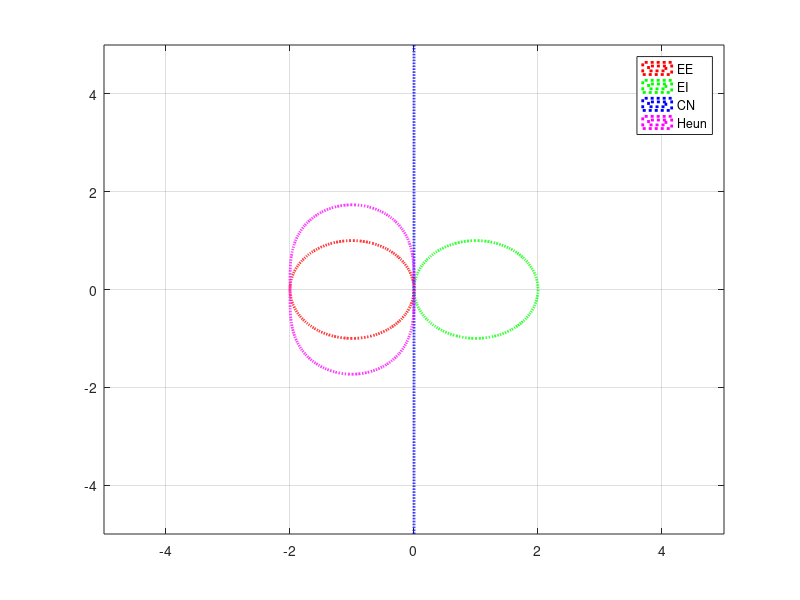

Write the MATLAB code that produced this figure.
%% Esercizio 1

clc
clear
close

% eulero esplicito

ReZ = linspace(-5,5,1000);

ImZ = linspace(-5,5,1000);

%con un numero dispari di punti riesco a metterci dentro anche l'origine

[a,b] = meshgrid(ReZ,ImZ);

gZ = @(re,im) abs(1+re+i*im);

%funzione G va da c a c (r2 ad r2), quindi sta in spazio di dimensione 4,
%non la posso visualizzare

contour(a,b,gZ(a,b),[1 1],'r:','LineWidth',2)
hold


% eulero implicito

gZ = @(re,im) abs(1./(1-(a+i*b)));
contour(a,b,gZ(a,b),[1 1],'g:','LineWidth',2)

% crank nicolson

gZ = @(re,im) abs((1+(a+i*b)/2)./(1-(a+i*b)/2));
contour(a,b,gZ(a,b),[1 1],'b:','LineWidth',2)

% heun

gZ = @(re,im) abs(1+a+i*b + ((a+i*b).^2)/2);
contour(a,b,gZ(a,b),[1 1],'m:','LineWidth',2)

hold
grid
legend('EE','EI','CN','Heun')

